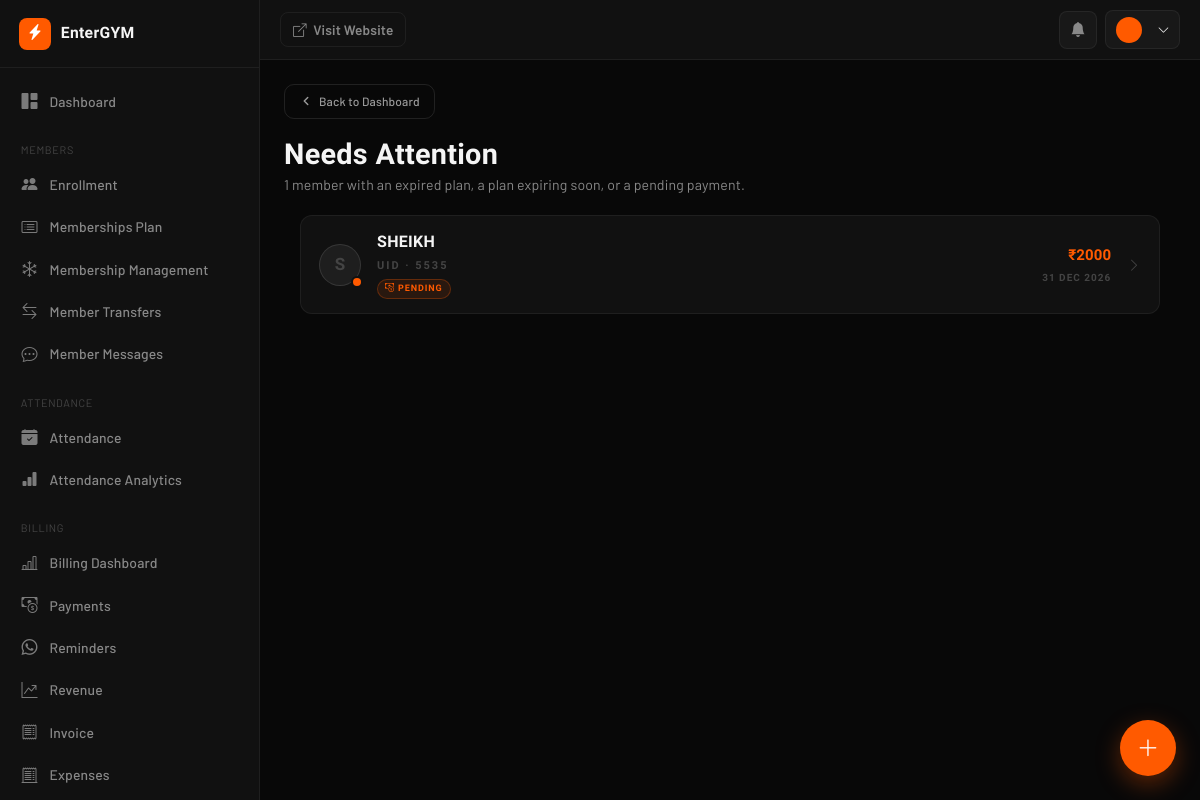
/needs-attention/, run on the app's committed database.
### AuthFit/models.py (models this page shows, shortened)
class Enrollment(models.Model):
    gym = models.ForeignKey(Gym, on_delete=models.CASCADE, db_index=True)
    objects = GymManager()
    GENDER_CHOICES = [('M', 'Male'), ('F', 'Female')]
    PAYMENT = [("Done", 'Done'), ("Pending", 'Pending')]
    METHOD = [('C', 'CASH'), ('U', 'UPI'), ('B', 'UPI + CASH')]
    SOURCE_CHOICES = [
        ("OWNER", "Owner"),
        ("MEMBER", "Member"),
    ]
    unique_id = models.CharField(max_length=10, editable=False, db_index=True)
    membership_start_date = models.DateField(
        default=timezone.localdate,
        help_text="Actual membership start date. Used to calculate DueDate — "
                "lets owners backdate enrollment for members who joined "
                "before EnterGYM. Distinct from `doj` (record-creation date).",
    )
    user = models.ForeignKey(
        User, on_delete=models.CASCADE, null=True, blank=True
    )
    profile_completed = models.BooleanField(default=False)
    source = models.CharField(max_length=10, choices=SOURCE_CHOICES, default="OWNER")
    fullname = models.CharField(max_length=25)
    email = models.EmailField(blank=True ,null=True)
    gender = models.CharField(max_length=1, choices=GENDER_CHOICES, blank=True ,null=True)
    phone = models.CharField(max_length=10, db_index=True)
    address = models.TextField(blank=True)
    reference = models.CharField(max_length=30, null=True, blank=True)
    selectPlan = models.ForeignKey(MembershipPlan, on_delete=models.CASCADE)
    trainer = models.ForeignKey(
        Trainer, on_delete=models.SET_NULL, null=True, blank=True
    )
    Amount = models.DecimalField(max_digits=10, decimal_places=2)
    paidAmount = models.DecimalField(default=0,max_digits=10,decimal_places=2,null=False)
    paymentDate = models.DateField(blank=True, null=True)
    paymentMethod = models.CharField(
        max_length=1, choices=METHOD, blank=True, null=True
    )
    pendingAmount = models.DecimalField(default=0,max_digits=10,decimal_places=2)
    pendingpaymentMethod = models.CharField(
        max_length=1, choices=METHOD, blank=True, null=True
    )
    pendingpaymentDate =  models.DateField(blank=True, null=True)
    paymentStatus = models.CharField(
        max_length=10, choices=PAYMENT, default="Pending"
    )
    last_expiry_notif_sent = models.DateField(null=True, blank=True)
    initial_invoice_generated = models.BooleanField(
        default=False,
        help_text="Set once the up-front payment collected during Quick Enrollment "
                "has been converted into a Payment + Invoice.",
    )
    doj = models.DateField(auto_now_add=True)
    DueDate = models.DateField(blank=True, null=True,db_index=True)
    created_at = models.DateTimeField(auto_now_add=True)
    is_active = models.BooleanField(default=True, db_index=True)
    is_deleted = models.BooleanField(default=False, db_index=True)
    deleted_at = models.DateTimeField(null=True, blank=True)
    deleted_by = models.ForeignKey(
        User, on_delete=models.SET_NULL, null=True, blank=True, related_name='+'
    )
    face_enrolled = models.BooleanField(default=False)
    face_image = CloudinaryField('image', null=True, blank=True)
    face_embeddings = models.JSONField(default=list, blank=True)
    class Meta:
        unique_together = ('gym', 'unique_id')
        indexes = [
            models.Index(fields=['gym', 'unique_id']),
            models.Index(fields=['gym', 'phone']),
            models.Index(fields=['gym', 'paymentStatus']),
        ]
        constraints = [
            models.UniqueConstraint(
                fields=['gym', 'phone'],
                condition=models.Q(user__isnull=True),
                name='unique_pending_enrollment_phone_per_gym',
            )
        ]
    @property
    def is_expired(self):
        if self.DueDate:
            return timezone.localdate() > self.DueDate
        return False
    @property
    def days_remaining(self):
        if self.DueDate:
            return (self.DueDate - timezone.localdate()).days
        return None

### AuthFit/views.py (the view, shortened to what this page needs)
# urls.py: path('needs-attention/', views.needs_attention, name='needs_attention'),
def needs_attention(request):
    gym = getattr(request, 'gym', None)
    search_ctx = get_search_context(request)
    search_by, search = search_ctx["search_by"], search_ctx["search"]
    qs = Enrollment.objects.filter(is_deleted=False).select_related("selectPlan", "trainer")
    if gym:
        qs = qs.filter(gym=gym)
    qs = apply_search(qs, search_by, search)
    EXPIRING_SOON_THRESHOLD = 3
    alerts = []
    for enrollment in qs:
        pending_amount = float(enrollment.pendingAmount)
        is_expired = enrollment.is_expired
        days_remaining = enrollment.days_remaining
        is_expiring_soon = (
            not is_expired and days_remaining is not None
            and days_remaining <= EXPIRING_SOON_THRESHOLD
        )
        has_pending = pending_amount > 0
        if is_expired:
            alert_rank = 0
        elif is_expiring_soon:
            alert_rank = 1
        elif has_pending:
            alert_rank = 2
        else:
            continue
        image_url = None
        alerts.append({
            "id": enrollment.id,
            "name": enrollment.fullname,
            "unique_id": enrollment.unique_id,
            "image_url": image_url,
            "pending_amount": pending_amount,
            "due_date": enrollment.DueDate.strftime("%d %b %Y") if enrollment.DueDate else "—",
            "is_expired": is_expired,
            "is_expiring_soon": is_expiring_soon,
            "has_pending": has_pending,
            "alert_rank": alert_rank,
            "phone": enrollment.phone,
            "plan": enrollment.selectPlan.plan if enrollment.selectPlan else "—",
            "days_remaining": days_remaining,
        })
    alerts.sort(key=lambda e: (e["alert_rank"], -e["pending_amount"]))
    paginator = Paginator(alerts, 25)
    requested_page = request.GET.get("page", 1)
    try:
        page_obj = paginator.get_page(requested_page)
    except EmptyPage:
        page_obj = paginator.get_page(1)
    context = {
        "gym": gym,
        "active": "member_management",
        "alerts": page_obj.object_list,
        "alerts_count": len(alerts),
        "page_obj": page_obj,
        **search_ctx,
    }
    return render(request, "needs_attention.html", context)

### templates/needs_attention.html (shortened to what this page needs)
{% extends "dashboard/base.html" %}
{% load static custom_filters %}
{% block extra_css %}
<link rel="stylesheet" href="{% static 'dashboard/css/members.css' %}">
{% endblock %}
{% block content %}
<div class="db-page-header">
  <div>
    <a href="{% url 'today_attendance' %}" class="db-back-btn">
      <svg width="14" height="14" viewBox="0 0 24 24" fill="none" stroke="currentColor" stroke-width="2.5" stroke-linecap="round" stroke-linejoin="round">
        <polyline points="15 18 9 12 15 6" />
      </svg>
      Back to Dashboard
    </a>
    <h1 class="db-page-title">Needs Attention</h1>
    <p class="db-page-sub">{{ alerts_count }} member{{ alerts_count|pluralize }} with an expired plan, a plan expiring soon, or a pending payment.</p>
  </div>
</div>
<div class="na-page">
  {% if alerts %}
    {% for r in alerts %}
    <a href="{% url 'member_detail' r.id %}" class="att-card {% if r.is_expired %}expired{% elif r.is_expiring_soon %}expiring{% endif %}">
      <div class="att-avatar-wrap">
        {% if r.image_url %}
          <img class="att-avatar" src="{{ r.image_url }}" alt="{{ r.name }}" loading="lazy" />
        {% else %}
          <div class="att-avatar-placeholder">{{ r.name|first|upper }}</div>
        {% endif %}
        {% if r.is_expired %}
          <span class="att-alert-dot dot-red"></span>
        {% elif r.is_expiring_soon %}
          <span class="att-alert-dot dot-yellow"></span>
        {% elif r.has_pending %}
          <span class="att-alert-dot dot-orange"></span>
        {% endif %}
      </div>
      <div class="att-info">
        <div class="att-name">{{ r.name }}</div>
        <div class="att-uid">UID · {{ r.unique_id }}</div>
        <div class="att-tags">
          {% if r.has_pending %}
            <span class="att-tag tag-pending"><i class="bi bi-cash-coin"></i> Pending</span>
          {% endif %}
        </div>
      </div>
      <div class="att-meta">
        {% if r.pending_amount > 0 %}
          <div class="att-pending has-pending">₹{{ r.pending_amount|floatformat:0 }}</div>
        {% else %}
          <div class="att-pending"></div>
        {% endif %}
        <div class="att-due {% if r.is_expired %}expired-tag{% elif r.is_expiring_soon %}expiring-tag{% endif %}">
          {% if r.is_expired %}EXPIRED{% else %}{{ r.due_date }}{% endif %}
        </div>
      </div>
      <i class="bi bi-chevron-right att-chevron"></i>
    </a>
    {% endfor %}
  {% else %}
    <div class="na-empty">🎉 Nothing needs attention right now</div>
  {% endif %}
</div>
{% endblock %}

### templates/dashboard/includes/_sidebar.html (shortened to what this page needs)
{% load static %}
{% with current_url=request.resolver_match.url_name %}
<aside class="db-sidebar" id="dbSidebar">
  <div class="db-sidebar-brand">
    {% if gym.logo %}
      <img src="{{ gym.logo.url }}" alt="{{ gym.gym_name }}" class="db-brand-logo">
    {% else %}
      <div class="db-brand-fallback"><i class="bi bi-lightning-charge-fill"></i></div>
    {% endif %}
    <span class="db-brand-name">{{ gym.gym_name|default:"EnterGYM" }}</span>
  </div>
  <nav class="db-nav">
    <div class="db-nav-group">
      <a href="{% url 'dashboard_home' %}" class="db-nav-link {% if current_url == 'dashboard_home' %}active{% endif %}">
        <i class="bi bi-grid-1x2-fill"></i><span>Dashboard</span>
      </a>
    </div>
    <div class="db-nav-group">
      <div class="db-nav-label">Members</div>
      <a href="{% url 'quick_enrollment' %}" class="db-nav-link {% if current_url == 'quick_enrollment' %}active{% endif %}">
        <i class="bi bi-people-fill"></i><span>Enrollment</span>
      </a>
      <a href="{% url 'membership_plans' %}" class="db-nav-link {% if current_url == 'membership_plans' %}active{% endif %}">
        <i class="bi bi-card-list"></i><span>Memberships Plan</span>
      </a>
      <a href="{% url 'freeze_membership' %}" class="db-nav-link {% if current_url == 'freeze_membership' %}active{% endif %}">
        <i class="bi bi-snow"></i><span>Membership Management</span>
      </a>
      <a href="{% url 'transferred_members' %}" class="db-nav-link {% if current_url == 'transferred_members' %}active{% endif %}">
        <i class="bi bi-arrow-left-right"></i><span>Member Transfers</span>
      </a>
      <a href="{% url 'member_message_list' %}" class="db-nav-link {% if current_url == 'member_message_list' %}active{% endif %}">
       <i class="bi bi-chat-dots"></i><span>Member Messages</span>
      </a>
    </div>
    <div class="db-nav-group">
      <div class="db-nav-label">Attendance</div>
      <a href="{% url 'today_attendance' %}" class="db-nav-link {% if current_url == 'today_attendance' %}active{% endif %}">
        <i class="bi bi-calendar-check-fill"></i><span>Attendance</span>
      </a>
      <a href="{% url 'attendance_analytics' %}" class="db-nav-link {% if current_url == 'attendance_analytics' %}active{% endif %}">
        <i class="bi bi-bar-chart-fill"></i><span>Attendance Analytics</span>
      </a>
    </div>
    <div class="db-nav-group">
      <div class="db-nav-label">Billing</div>
      <a href="{% url 'owner:dashboard' %}" class="db-nav-link {% if current_url == 'dashboard' and request.resolver_match.namespace == 'owner' %}active{% endif %}">
        <i class="bi bi-bar-chart-line"></i><span>Billing Dashboard</span>
      </a>
      <a href="{% url 'payment_management' %}" class="db-nav-link {% if current_url == 'payment_management' %}active{% endif %}">
        <i class="bi bi-cash-coin"></i><span>Payments</span>
      </a>
      <a href="{% url 'whatsapp_pending' %}" class="db-nav-link {% if current_url == 'whatsapp_pending' %}active{% endif %}">
        <i class="bi bi-whatsapp"></i><span>Reminders</span>
      </a>
      <a href="{% url 'revenue' %}" class="db-nav-link {% if current_url == 'revenue' %}active{% endif %}">
        <i class="bi bi-graph-up-arrow"></i><span>Revenue</span>
      </a>
      <a href="{% url 'owner:invoice_list' %}" class="db-nav-link {% if current_url == 'invoice_list' and request.resolver_match.namespace == 'owner' %}active{% endif %}">
        <i class="bi bi-receipt"></i><span>Invoice</span>
      </a>
      <a href="{% url 'expenses:dashboard' %}" class="db-nav-link {% if current_url == 'dashboard' and request.resolver_match.namespace == 'expenses' %}active{% endif %}">
        <i class="bi bi-receipt-cutoff"></i><span>Expenses</span>
      </a>
    </div>
  </nav>
</aside>
{% endwith %}

### data on the page
Enrollment: gym_name "EnterGYM"
Enrollment: name|first "S", name "SHEIKH", unique_id "5535", pending_amount "2000", due_date "31 DEC 2026"

### other printed values
{{ alerts_count }} "1"
